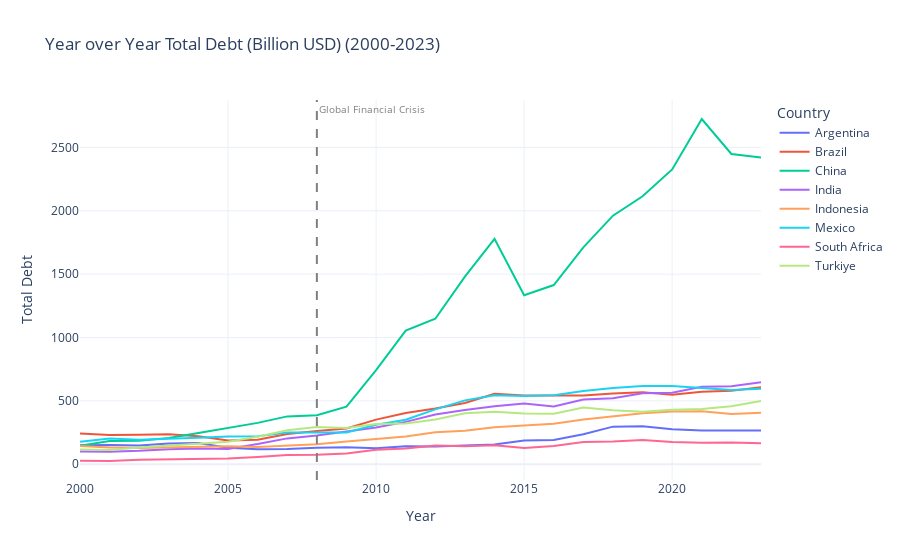

The code cell stored with this chart in its notebook:
### Markdown cell above
Excluding China, this chart reveals that Brazil, Mexico, and India are the countries with the largest debt accumulations among the remaining group, indicating substantial debt growth over time.

### Code cell
# Trim data to the years 2000 through 2023
df_trimmed = df_final[(df_final['Year'] >= 2000) & (df_final['Year'] <= 2023)].copy()

# Create the interactive line plot for Total Debt with trimmed data
fig = px.line(
    df_trimmed, # Use the trimmed DataFrame here
    x='Year',
    y='Total_Debt_Billion_USD',
    color='Country',
    title='Year over Year Total Debt (Billion USD) (2000-2023)', # Updated title
    labels={
        "Total_Debt_Billion_USD": "Total Debt",
    },
    template='plotly_white'
)

# Add a vertical line at the year 2008
fig.add_vline(
    x=2008,
    line_dash="dash",
    line_color="gray",
    annotation_text="Global Financial Crisis", # Add annotation text
    annotation_position="top right",
    annotation_font_size=10,
    annotation_font_color="gray"
)

# Display the plot
fig.show()

### Figure 1 — Plotly figure (JSON) as saved in the notebook; plotly's stock layout.template omitted (floating-point values rounded to 4 significant figures)
{"data": [{"hovertemplate": "Country=Argentina<br>Year=%{x}<br>Total Debt=%{y}<extra></extra>", "legendgroup": "Argentina", "line": {"color": "#636efa", "dash": "solid"}, "marker": {"symbol": "circle"}, "mode": "lines", "name": "Argentina", "orientation": "v", "showlegend": true, "type": "scatter", "x": [2000, 2001, 2002, 2003, 2004, 2005, 2006, 2007, 2008, 2009, 2010, 2011, 2012, 2013, 2014, 2015, 2016, 2017, 2018, 2019, 2020, 2021, 2022, 2023], "xaxis": "x", "y": [150.1, 152.6, 148.3, 163.4, 168.0, 130.8, 118.9, 120.8, 129.8, 133.7, 126.6, 142.9, 139.9, 150.2, 156.4, 188.0, 191.7, 236.7, 296.7, 299.4, 275.5, 266.8, 266.9, 266.2], "yaxis": "y"}, {"hovertemplate": "Country=Brazil<br>Year=%{x}<br>Total Debt=%{y}<extra></extra>", "legendgroup": "Brazil", "line": {"color": "#EF553B", "dash": "solid"}, "marker": {"symbol": "circle"}, "mode": "lines", "name": "Brazil", "orientation": "v", "showlegend": true, "type": "scatter", "x": [2000, 2001, 2002, 2003, 2004, 2005, 2006, 2007, 2008, 2009, 2010, 2011, 2012, 2013, 2014, 2015, 2016, 2017, 2018, 2019, 2020, 2021, 2022, 2023], "xaxis": "x", "y": [242.5, 230.0, 231.9, 235.9, 220.7, 188.4, 194.3, 238.4, 263.0, 281.7, 352.4, 404.0, 440.5, 483.7, 556.9, 543.4, 543.3, 543.0, 557.8, 568.7, 549.3, 571.5, 579.5, 607.1], "yaxis": "y"}, {"hovertemplate": "Country=China<br>Year=%{x}<br>Total Debt=%{y}<extra></extra>", "legendgroup": "China", "line": {"color": "#00cc96", "dash": "solid"}, "marker": {"symbol": "circle"}, "mode": "lines", "name": "China", "orientation": "v", "showlegend": true, "type": "scatter", "x": [2000, 2001, 2002, 2003, 2004, 2005, 2006, 2007, 2008, 2009, 2010, 2011, 2012, 2013, 2014, 2015, 2016, 2017, 2018, 2019, 2020, 2021, 2022, 2023], "xaxis": "x", "y": [145.9, 184.3, 185.5, 207.2, 247.4, 285.9, 326.4, 377.7, 386.4, 454.5, 742.7, 1054.0, 1148.0, 1480.0, 1778.0, 1334.0, 1414.0, 1711.0, 1962.0, 2114.0, 2326.0, 2724.0, 2448.0, 2420.0], "yaxis": "y"}, {"hovertemplate": "Country=India<br>Year=%{x}<br>Total Debt=%{y}<extra></extra>", "legendgroup": "India", "line": {"color": "#ab63fa", "dash": "solid"}, "marker": {"symbol": "circle"}, "mode": "lines", "name": "India", "orientation": "v", "showlegend": true, "type": "scatter", "x": [2000, 2001, 2002, 2003, 2004, 2005, 2006, 2007, 2008, 2009, 2010, 2011, 2012, 2013, 2014, 2015, 2016, 2017, 2018, 2019, 2020, 2021, 2022, 2023], "xaxis": "x", "y": [101.1, 99.5, 105.7, 118.9, 123.6, 121.2, 159.5, 204.1, 227.1, 256.3, 290.4, 334.4, 392.6, 427.2, 457.5, 478.8, 455.5, 511.6, 521.2, 561.0, 565.0, 612.0, 615.5, 646.8], "yaxis": "y"}, {"hovertemplate": "Country=Indonesia<br>Year=%{x}<br>Total Debt=%{y}<extra></extra>", "legendgroup": "Indonesia", "line": {"color": "#FFA15A", "dash": "solid"}, "marker": {"symbol": "circle"}, "mode": "lines", "name": "Indonesia", "orientation": "v", "showlegend": true, "type": "scatter", "x": [2000, 2001, 2002, 2003, 2004, 2005, 2006, 2007, 2008, 2009, 2010, 2011, 2012, 2013, 2014, 2015, 2016, 2017, 2018, 2019, 2020, 2021, 2022, 2023], "xaxis": "x", "y": [144.0, 132.7, 128.4, 134.4, 138.0, 142.1, 136.0, 147.8, 157.9, 179.4, 198.3, 219.6, 252.6, 263.6, 292.6, 307.8, 319.1, 353.7, 379.9, 402.4, 417.1, 417.9, 396.0, 406.1], "yaxis": "y"}, {"hovertemplate": "Country=Mexico<br>Year=%{x}<br>Total Debt=%{y}<extra></extra>", "legendgroup": "Mexico", "line": {"color": "#19d3f3", "dash": "solid"}, "marker": {"symbol": "circle"}, "mode": "lines", "name": "Mexico", "orientation": "v", "showlegend": true, "type": "scatter", "x": [2000, 2001, 2002, 2003, 2004, 2005, 2006, 2007, 2008, 2009, 2010, 2011, 2012, 2013, 2014, 2015, 2016, 2017, 2018, 2019, 2020, 2021, 2022, 2023], "xaxis": "x", "y": [178.1, 202.6, 193.5, 199.3, 210.0, 218.2, 221.8, 250.7, 248.2, 250.5, 312.3, 351.7, 433.0, 504.1, 544.2, 538.0, 544.8, 578.6, 602.0, 617.4, 616.7, 601.5, 585.5, 595.9], "yaxis": "y"}, {"hovertemplate": "Country=South Africa<br>Year=%{x}<br>Total Debt=%{y}<extra></extra>", "legendgroup": "South Africa", "line": {"color": "#FF6692", "dash": "solid"}, "marker": {"symbol": "circle"}, "mode": "lines", "name": "South Africa", "orientation": "v", "showlegend": true, "type": "scatter", "x": [2000, 2001, 2002, 2003, 2004, 2005, 2006, 2007, 2008, 2009, 2010, 2011, 2012, 2013, 2014, 2015, 2016, 2017, 2018, 2019, 2020, 2021, 2022, 2023], "xaxis": "x", "y": [26.67, 25.68, 35.1, 40.11, 44.01, 45.09, 57.94, 72.81, 74.27, 84.38, 115.3, 124.1, 148.0, 141.6, 149.3, 127.7, 144.0, 175.0, 180.2, 190.7, 175.4, 169.4, 171.7, 165.8], "yaxis": "y"}, {"hovertemplate": "Country=Turkiye<br>Year=%{x}<br>Total Debt=%{y}<extra></extra>", "legendgroup": "Turkiye", "line": {"color": "#B6E880", "dash": "solid"}, "marker": {"symbol": "circle"}, "mode": "lines", "name": "Turkiye", "orientation": "v", "showlegend": true, "type": "scatter", "x": [2000, 2001, 2002, 2003, 2004, 2005, 2006, 2007, 2008, 2009, 2010, 2011, 2012, 2013, 2014, 2015, 2016, 2017, 2018, 2019, 2020, 2021, 2022, 2023], "xaxis": "x", "y": [116.8, 112.9, 131.8, 148.4, 165.5, 178.3, 217.5, 268.7, 294.4, 286.0, 316.7, 321.0, 353.4, 402.2, 413.9, 399.7, 399.3, 447.4, 426.8, 414.9, 429.8, 436.4, 457.9, 499.8], "yaxis": "y"}], "layout": {"annotations": [{"font": {"color": "gray", "size": 10}, "showarrow": false, "text": "Global Financial Crisis", "x": 2008, "xanchor": "left", "xref": "x", "y": 1, "yanchor": "top", "yref": "y domain"}], "legend": {"title": {"text": "Country"}, "tracegroupgap": 0}, "shapes": [{"line": {"color": "gray", "dash": "dash"}, "type": "line", "x0": 2008, "x1": 2008, "xref": "x", "y0": 0, "y1": 1, "yref": "y domain"}], "title": {"text": "Year over Year Total Debt (Billion USD) (2000-2023)"}, "xaxis": {"anchor": "y", "domain": [0, 1], "title": {"text": "Year"}}, "yaxis": {"anchor": "x", "domain": [0, 1], "title": {"text": "Total Debt"}}}}
